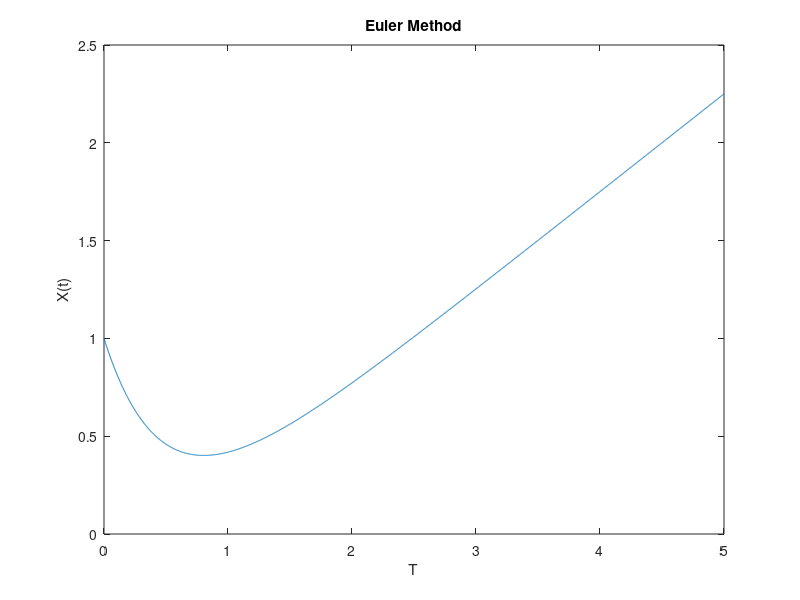

Here is the MATLAB script that generated this plot:
clear;
%  Coefficients of equation a x'=b x + c t
a=1.;
b=-2.;
c=1.;

%  Initial and Final Times
tinit= 0.;
tmax=5.; 

%  Number of Time Steps
maxt = 3000;
dt = (tmax-tinit)/maxt;

%  Initial Condition
x(1)=1.;
t(1)=tinit;

%  Time Loop
for j=1:maxt;
x(j+1)=x(j)+dt*((b*x(j)+c*t(j))/a);
t(j+1)=tinit+j*dt;
end;

plot(t,x)
title('Euler Method')
xlabel('T')
ylabel('X(t)')